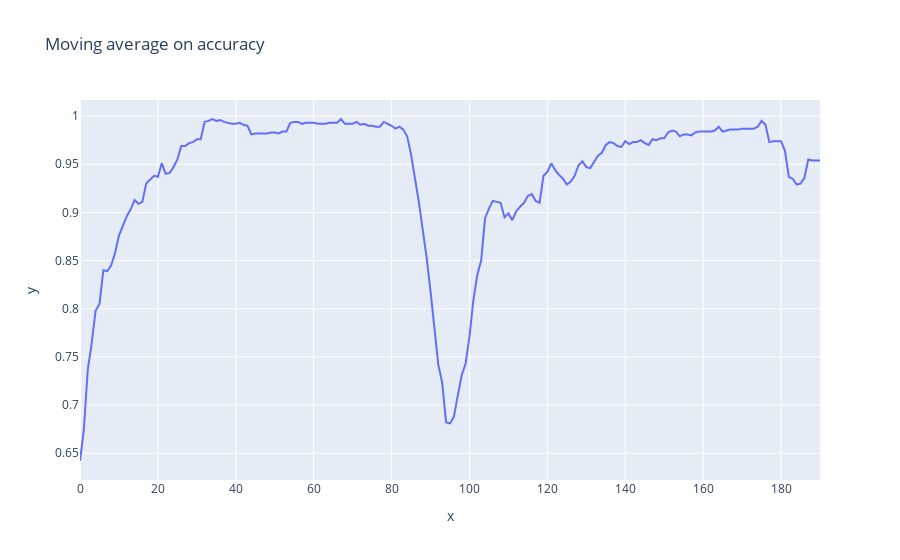

Here is the notebook cell this chart was saved with:
### Code cell
fig = px.line(y=fires_moving_average, title="Moving average on accuracy", labels={"index":"batches", "value":"accuracy"})
fig.show()

### Figure 1 — Plotly figure (JSON) as saved in the notebook; plotly's stock layout.template omitted (floating-point values rounded to 4 significant figures; data arrays with more than 128 entries replaced by an {"elided": "..."} marker saying what was removed)
{"data": [{"hovertemplate": "x=%{x}<br>y=%{y}<extra></extra>", "legendgroup": "", "line": {"color": "#636efa", "dash": "solid"}, "mode": "lines", "name": "", "orientation": "v", "showlegend": false, "type": "scatter", "x": {"elided": "191 int values"}, "xaxis": "x", "y": {"elided": "191 float values"}, "yaxis": "y"}], "layout": {"legend": {"tracegroupgap": 0}, "title": {"text": "Moving average on accuracy"}, "xaxis": {"anchor": "y", "domain": [0, 1], "title": {"text": "x"}}, "yaxis": {"anchor": "x", "domain": [0, 1], "title": {"text": "y"}}}}
